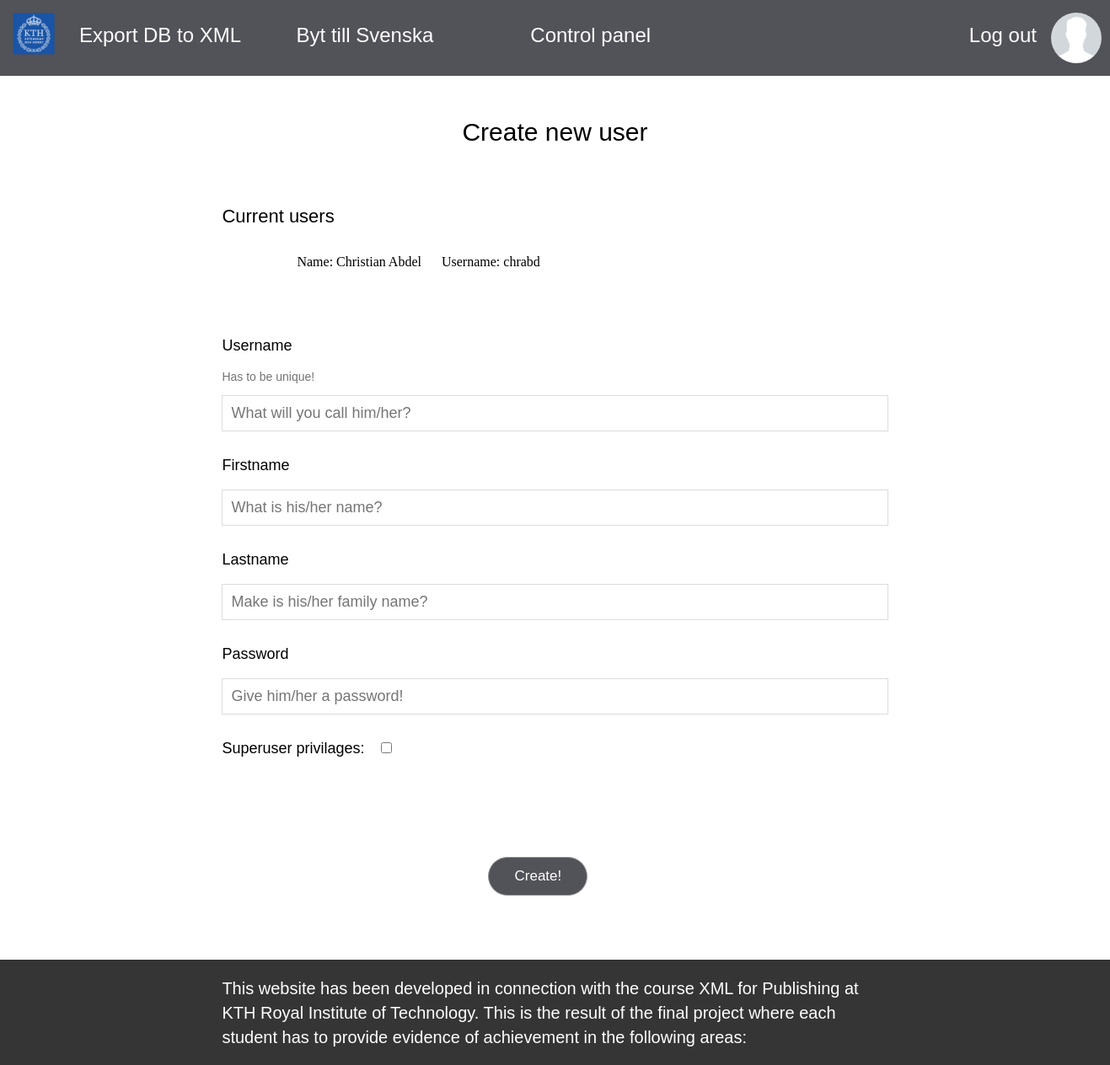
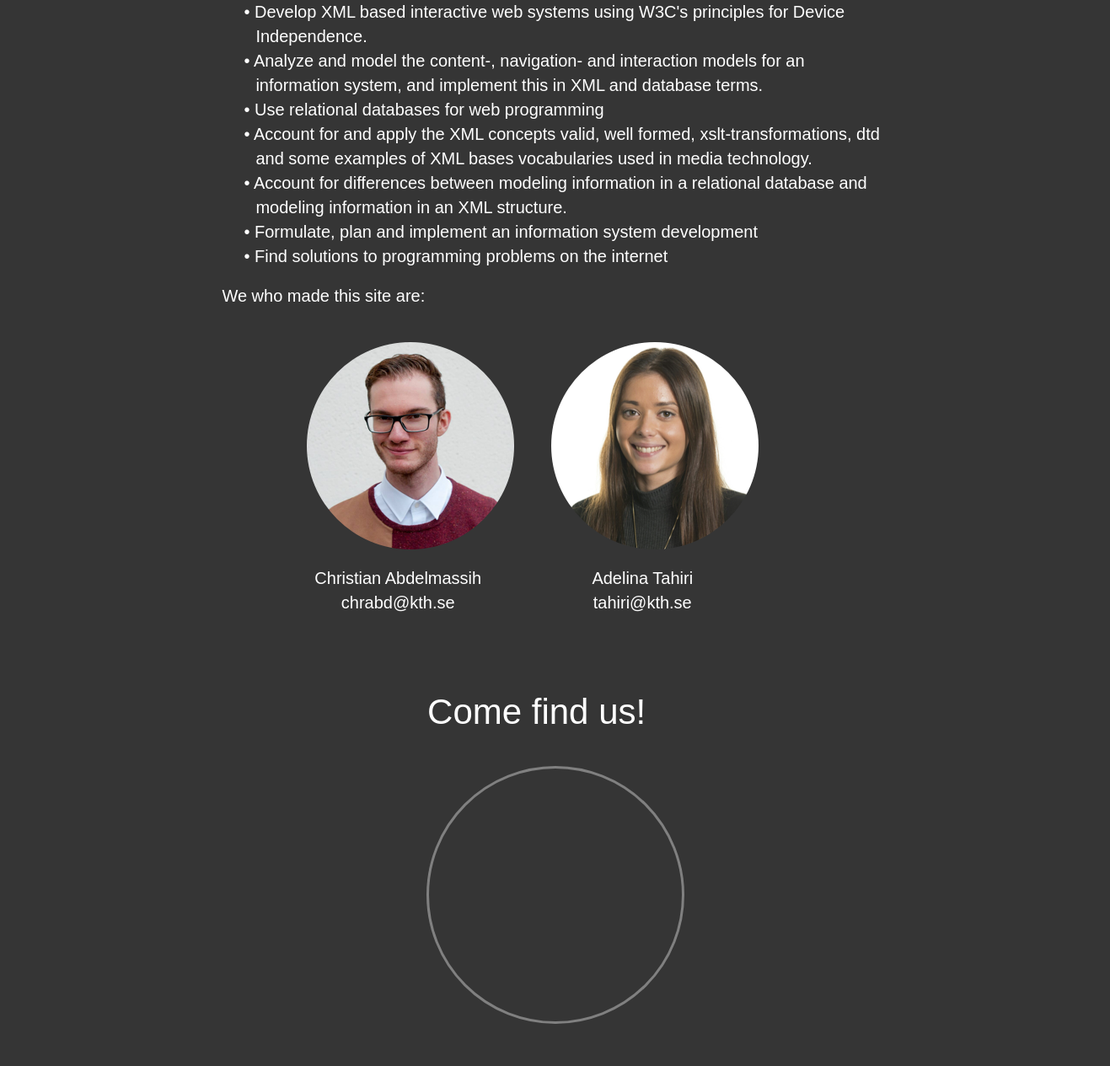
Page /control_panel.php?choice=add_user (signed in) on the committed database (2 pictures, top to bottom).
### tables this page shows
CREATE TABLE `Users` (
  `user_id` int(10) unsigned NOT NULL AUTO_INCREMENT,
  `username` varchar(11) NOT NULL DEFAULT '',
  `firstname` varchar(25) NOT NULL DEFAULT '',
  `lastname` varchar(25) NOT NULL DEFAULT '',
  `password` varchar(40) NOT NULL DEFAULT '',
  `pic_name` varchar(50) NOT NULL DEFAULT 'public/profile_pic/example.jpg',
  `about` varchar(300) DEFAULT '',
  `user_type` tinyint(1) NOT NULL DEFAULT '1',
  PRIMARY KEY (`user_id`),
  UNIQUE KEY `UNIQUE` (`username`)
);

### languages_apply2.php (called while the page is built, shortened)
<?php
$xml = simplexml_load_file("languages.xml");
$lang = array();
foreach($xml->children() as $translation) {
    $used_value = $translation->en;
    $attribute_name = (string)$translation['id'];
    $node_value = $used_value;
    $lang[$attribute_name] = $node_value;
}
?>

### connToMySQL.php (called while the page is built, shortened)
<?php
class MySQL_Handler {
	function mysql_connect($print_status = false) {
		$connect = "local";
		if ($connect == "local") {
			$hostname = "127.0.0.1";
			$username = "root";
			$password = "root";
			$db_name = "proj_xml";
			$port = 8889;
			$socket = "/var/run/mysqld/mysqld.sock";
			$conn = mysqli_connect($hostname, $username, $password, $db_name, $port, $socket);
		}
		elseif ($connect == "CSC") {
			$hostname = "localhost";
			$username = "chrabd";
			$password = "chrabd-xmlpub13";
			$db_name = "chrabd";
			$conn = mysqli_connect($hostname, $username, $password, $db_name);
		}
		mysqli_set_charset($conn, 'utf8');
		$this->conn = $conn;
	}
}
?>

### control_panel.php (the view, shortened to what this page needs)
<?php
	require 'header.php';
	$current_title = "";
	$current_intro = "";
	$current_body = "";
	$r = "";
	$g = "";
	$b = "";
	$mode = "";
	if ($_SESSION["logged_in"] == false) {
		header('location:index.php?error=some_error');
		exit();
	}
	else {
			if (isset($_GET["choice"])) {
				if ($_GET["choice"] == "blogpost") {
					if (isset($_GET["id"]) && isset($_GET["mode"]) )  {
						if (is_numeric($_GET["id"]) && $_GET["mode"] == "edit") {
							require 'connToMySQL.php';
							$MySQLObj = new MySQL_Handler();
							$MySQLObj->mysql_connect();
							$MySQLstatement = $MySQLObj->conn->prepare("SELECT COUNT(1) FROM Blog WHERE blogpost_id=?");
							$MySQLstatement->bind_param("s", $_GET["id"]);
							$MySQLstatement->execute();
							$result = $MySQLstatement->get_result();
							$boolean = $result->fetch_row();
							$boolean = $boolean[0];
							if ($boolean == 1) {
								$MySQLstatement->close();
								$MySQLstatement = $MySQLObj->conn->prepare("SELECT * FROM Blog WHERE blogpost_id=?");
								$MySQLstatement->bind_param("s", $_GET["id"]);
								$MySQLstatement->execute();
								$result = $MySQLstatement->get_result();
								$dict = $result->fetch_assoc();
								$current_title = $dict["title"];
								$current_intro = $dict["intro"];
								$current_body = un_text_format_this($dict["body"]);
								$current_image_path = $dict["image_path"];
								$current_overlay_color = $dict["overlay_color"];
								$color_array = explode(", ", $current_overlay_color);
								$r = $color_array[0];
								$g = $color_array[1];
								$b = $color_array[2];
								$mode = "?mode=alter&id=".$_GET["id"];
							}
						}
					}
					?>
					<div id="menu_wrapper">
						<p id="page_title"><?php echo $lang["menu_new_blogpost"];?></p>
						<form method="post" action="blogposter.php<?php echo $mode; ?>" enctype="multipart/form-data">
							<p class="input_descr"><?php echo $lang["blogpost_title"];?></p>
							<input type="text" name="newpost_title" placeholder="<?php echo $lang["blogpost_placeholder_title"]; ?>" value="<?php echo $current_title; ?>" />
							<p class="input_descr"><?php echo $lang["blogpost_intro"];?></p>
							<input type="text" name="newpost_intro" placeholder="<?php echo $lang["blogpost_placeholder_intro"]; ?>" value="<?php echo $current_intro; ?>"/>
							<p class="input_descr"><?php echo $lang["blogpost_body"]; ?></p>
							<textarea name="newpost_body" placeholder="<?php echo $lang["blogpost_placeholder_body"]; ?>"><?php echo $current_body; ?></textarea>
							<p class="input_descr"><tag class="blogpost_image"></tag></p>
							<input type="file" name="fileToUpload" id="fileToUpload" />
							<p class="input_descr"><?php echo $lang["blogpost_banner"]; ?></p>
							<p class="input_descr3"><?php echo $lang["blogpost_banner_descr"]; ?></p>
							<div class="box">
								<p class="input_descr2"><?php echo $lang["blogpost_banner_r"]; ?></p>
								<input type="text" name="in_red" value="<?php echo $r; ?>"/>
							</div>
							<div class="box">
								<p class="input_descr2"><?php echo $lang["blogpost_banner_g"]; ?></p>
								<input type="text" name="in_green" value="<?php echo $g; ?>"/>
							</div>
							<div class="box">
								<p class="input_descr2"><?php echo $lang["blogpost_banner_b"];?></p>
								<input type="text" name="in_blue" value="<?php echo $b; ?>"/>
							</div>
							<button type="submit"><?php echo $lang["post_blogpost"]; ?></button>
						</form>
					</div>
					<style>
						.input_descr, .input_descr2, .input_descr3 {
							font-family: sans-serif;
						}
						.input_descr {
							font-size: 18px;
							margin-top: 30px;
						}
						.input_descr2, .input_descr3 {
							font-size: 14px;
						}
						.box {
							display: inline-block;
							position: relative;
							bottom: 50px;
						}
						#menu_wrapper {
							margin: auto;
	    					width: 60%;
						}
						#page_title {
	    					font-size: 30px;
	    					font-family: Helvetica;
	    					text-align: center;
	    					margin-top: 50px;
						}
						input[type="file"] {
							position: relative;
							bottom: 100px;
						}
						button[type="submit"] {
							text-align: center;
							color: #FFFFFF;
							background-color: #525259;
							border-radius: 40px;
							border: 1px solid #979797;
							font-size: 17px;
							padding: 12px;
							padding-left: 30px;
							padding-right: 30px;
							position: relative;
							left: 100px;
							margin-top: 100px;
							margin-bottom: 60px;
						}
						button[type="submit"]:hover {
							cursor: pointer;
							cursor: hand;
						}
						input[type="text"], textarea {
							padding: 10px;
							border: solid 1px #dcdcdc;
							transition: box-shadow 0.3s, border 0.3s;
							display: block;
							margin: 0;
							width: 100%;
							font-family: sans-serif;
							font-size: 18px;
							appearance: none;
							box-shadow: none;
							border-radius: none;
						}
						input[type="text"]:focus, input[type="text"].focus, textarea:focus, textarea.focus {
							border: solid 1px #707070;
							box-shadow: 0 0 5px 1px #969696;
						}
						input[type="text"]:focus, textarea:focus {
							outline: none;
						}
						textarea {
							height: 300px;
							margin-bottom: 50px;
						}
						input[type="text"]:focus::-webkit-input-placeholder, textarea:focus::-webkit-input-placeholder, textarea:focus::-webkit-input-placeholder {
							color:transparent;
						}
						input[name="in_red"], input[name="in_green"], input[name="in_blue"] {
							width: 3em;
						}
						input[type="file"] {
							position: relative;
							top: 1px;
						}
					</style>
					<?php
				} elseif (($_GET["choice"] == "add_user"||$_GET["choice"] == "change_user") && $_SESSION["user_type"] == 0) {
					$page_title = $lang["user_create_title"];
					?>
					<div id="menu_wrapper">
						<p id="page_title"><?php echo $page_title; ?></p>
						<p id="page_title2"><?php echo $lang["user_create_current"]; ?></p>
						<?php
							require 'connToMySQL.php';
							$MySQLObj = new MySQL_Handler();
							$MySQLObj->mysql_connect();
							$result = $MySQLObj->conn->query("SELECT count(*) FROM Users WHERE user_id <>'".$_SESSION["user_id"]."' AND username <>'admin';");
							$count = $result->fetch_row();
							$count = $count[0];
							$result = $MySQLObj->conn->query("SELECT user_id, username, firstname, lastname, user_type FROM Users WHERE user_id <>'".$_SESSION["user_id"]."' AND username <>'admin';");
							for ($i=0; $i < $count; $i++) {
							$dict = $result->fetch_assoc();
						?>
						<div class="user_box">
							<p><?php echo $lang["user_create_name"].$dict["firstname"];?> <?php echo $dict["lastname"];?></p>
							<p><?php echo $lang["user_create_username"].": ".$dict["username"];?></p>
						</div>
					<?php
						}
					?>
						<?php
						$container_username = "";
						$container_firstname = "";
						$container_lastname = "";
						$container_su = "";
						$form_action = "edit_users.php?mode=create";
						?>
						<form method="post" action="<?php echo $form_action; ?>">
							<p class="input_descr"><?php echo $lang["user_create_username"]; ?></p>
							<p class="input_descr2"><?php echo $lang["user_username_descr"];?></p>
							<input type="text" name="new_user_username" placeholder="<?php echo $lang['user_username_placeholder'];?>" value="<?php echo $container_username; ?>" />
							<p class="input_descr"><?php echo $lang["user_create_firstname"];?></p>
							<input type="text" name="new_user_firstname" placeholder="<?php echo $lang['user_firstname_placeholder'];?>" value="<?php echo $container_firstname; ?>"/>
							<p class="input_descr"><?php echo $lang["user_create_lastname"]; ?></p>
							<input type="text" name="new_user_lastname" placeholder="<?php echo $lang['user_lastname_placeholder'];?>" value="<?php echo $container_lastname; ?>"/>
							<p class="input_descr"><?php echo $lang["user_create_pwd"];?></p>
							<input type="password" name="new_user_password" placeholder="<?php echo $lang['user_password_placeholder']; ?>"/>
							<p class="input_descr3"><?php echo $lang["user_create_su"];?>: </p><input type="checkbox" name="superuser_priv" <?php echo $container_su; ?> />
							<div id="center">
							<?php
									$val = $lang["user_create_button"];
								?>
								<input type="submit" value="<?php echo $val; ?>"/>
							</div>
						</form>
					</div>
					<?php
				} else {
					header('location:control_panel.php?error=some_error');
					exit();
				}
				?>
			<?php
			} else {
				header('location:index.php?error=some_error');
			}
			?>
	<?php
	}
?>
<?php
	include 'footer.php';
?>

### header.php (shortened to what this page needs)
<?php
	require 'languages_apply2.php';
?>
<div id="head_div">
	<a href="index.php">
		<div id="kth_logo"></div>
	</a>
	<a href="xml_validate.php"><p id="head_menu2"><?php echo $lang['xml_export']; ?></p></a>
	<?php
		if ( $_SESSION["logged_in"] == false ) {
	?>
			<a href="login_page.php"><p class="head_menu"><?php echo $lang['log_in']; ?></p></a>
			<style>
				.head_menu {
					left: 70%;
				} #head_menu4 {
					display: inline-block;
					font-family: Helvetica;
					font-size: 24px;
					color: #FFFFFF;
					position: relative;
					line-height: 29px;
					bottom: 10px;
				}
			</style>
	<?php
		} else {
			if ( $_SESSION["user_type"] == 0||$_SESSION["user_type"] == 1 ) {
				?>
				<a href="control_panel.php"><p class="head_menu"><?php echo $lang['control_panel']; ?></p></a>
				<a href="">
					<div id="profile_pic"></div>
				</a>
				<a href="log_out.php"><p id="head_menu3"><?php echo $lang['log_out']; ?></p></a>
			<?php
			}
		}
		?>
		<a href="set_lang.php"><p id="head_menu4"><?php echo $lang['change_lange']; ?></p></a>
</div>

### footer.php (shortened to what this page needs)
<div id="foot_div">
	<div id="text_wrapper">
		<p class='foot_p'><?php echo $lang["footer_text1"]; ?></p>
		<br>
		<ul>
			<li class='foot_p'><?php echo $lang["footer_text2"]; ?></li>
			<li class='foot_p'><?php echo $lang["footer_text3"]; ?></li>
			<li class='foot_p'><?php echo $lang["footer_text4"]; ?></li>
			<li class='foot_p'><?php echo $lang["footer_text5"]; ?></li>
			<li class='foot_p'><?php echo $lang["footer_text6"]; ?></li>
			<li class='foot_p'><?php echo $lang["footer_text7"]; ?></li>
			<li class='foot_p'><?php echo $lang["footer_text8"]; ?></li>
		</ul>
		<br>
		<p class='foot_p'><?php echo $lang["footer_text9"]; ?></p>
	</div>
	<div id="images_block">
		<div class="person_block">
			<a href="https://se.linkedin.com/in/christianabdelmassih">
				<div id="foot_chris"></div>
			</a>
			<p class="person_text">Christian Abdelmassih<br><a href="mailto:chrabd@kth.se">chrabd@kth.se</a></p>
		</div>
		<div class="person_block">
			<a href="https://se.linkedin.com/in/adelina-tahiri-728b55a1">
				<div id="foot_adde"></div>
			</a>
			<p class="person_text">Adelina Tahiri<br><a href="mailto:tahiri@kth.se">tahiri@kth.se</a></p>
		</div>
	</div>
	<div id="tobecentered"><p id="map-descr"><?php echo $lang["map_descr"]; ?></p></div>
	<div id="map"></div>
</div>

### header.php (style rules this page uses)
#head_menu2 { display: inline-block; font-family: Helvetica; font-size: 24px; color: #FFFFFF; position: relative; line-height: 29px; bottom: 10px; left: 10px; }
.head_menu, #head_menu2, #head_menu3 { display: inline-block; font-family: Helvetica; font-size: 24px; color: #FFFFFF; position: relative; line-height: 29px; margin-left: 20px; bottom: 10px; }
#head_div { background: #525259; }
#kth_logo { width: 60px; height: 60px; display: inline-block; position: relative; left: 15px; top: 15px; background-repeat: no-repeat; }
#kth_logo { background-image: url("public/header/kth.png"); left: 15px; top: 15px; background-size: 50px 50px; }

### control_panel.php (style rules this page uses)
.user_box > p { display: inline-block; margin: 10px; }
.user_box { width: 80%; margin: auto; }
form { margin-top: 70px; }
#center { width: 20%; margin: auto; }
.input_descr, .input_descr3 { font-family: sans-serif; font-size: 18px; margin-top: 30px; }
.input_descr3 { display: inline-block; margin-right: 15px; }
.input_descr2 { font-family: sans-serif; font-size: 14px; color: #747474; }
#menu_wrapper { margin: auto; width: 60%; }
#page_title { font-size: 30px; font-family: Helvetica; text-align: center; margin-top: 50px; }
#page_title2 { font-size: 22px; font-family: Helvetica; margin-top: 70px; }
input[type="submit"] { text-align: center; color: #FFFFFF; background-color: #525259; border-radius: 40px; border: 1px solid #979797; font-size: 17px; padding: 12px; padding-left: 30px; padding-right: 30px; position: relative; margin-top: 100px; margin-bottom: 60px; }
input[type="text"], input[type="password"] { padding: 10px; border: solid 1px #dcdcdc; transition: box-shadow 0.3s, border 0.3s; display: block; margin: 0; width: 100%; font-family: sans-serif; font-size: 18px; appearance: none; box-shadow: none; border-radius: none; }

### footer.php (style rules this page uses)
#map { border: 3px solid gray; height: 300px; width: 300px; border-radius: 100%; overflow:hidden; margin: auto; margin-top: 100px; position: relative; bottom: 50px; -moz-border-radius: 999px; -webkit-border-radius: 999px; -o-border-radius: 999px; }
#map-descr { font-family: Helvetica; color: #FFFFFF; line-height: 29px; margin: 0px; font-size: 42px; }
#tobecentered { width: 23%; margin: auto; margin-top: 50px; }
ul { list-style: none; padding:0; margin:0; }
li { padding-left: 2em; text-indent: -.7em; }
li:before { content: "• "; color: white; }
.foot_p, .person_text { font-family: Helvetica; color: #FFFFFF; line-height: 29px; margin: 0px; }
.foot_p { font-size: 20px; }
.person_text { font-size: 20px; text-align: center; }
a { text-decoration: none; color: #FFFFFF }
.person_block { display: inline-block; }
#text_wrapper { margin: auto; width: 60%; padding: 20px; }
#foot_div { background: #353535; }
#images_block { width: 50%; margin: 0 auto; padding-bottom: 50px; }
#foot_chris, #foot_adde { display: inline-block; margin-top: 10px; width: 246px; height: 246px; position: relative; left: 5%; border-radius: 100px; background-size: 246px 246px; overflow:hidden; margin: 20px; }
#foot_chris { background-image: url("public/footer/chris.png"); }
#foot_adde { background-image: url("public/footer/adde.png"); }

### rows in the picture
users: firstname "Christian", lastname "Abdel", username "chrabd"

### other values in the picture
$lang['xml_export'] "Export DB to XML"
$lang['control_panel'] "Control panel"
$lang['log_out'] "Log out"
$lang['change_lange'] "Byt till Svenska"
$page_title "Create new user"
$lang["user_create_current"] "Current users"
$lang["user_create_username"] "Username"
$lang["user_username_descr"] "Has to be unique!"
$lang["user_create_firstname"] "Firstname"
$lang["user_create_lastname"] "Lastname"
$lang["user_create_pwd"] "Password"
$lang["user_create_su"] "Superuser privilages"
$lang["footer_text2"] "Develop XML based interactive web systems using W3C's principles for Device Independence."
$lang["footer_text3"] "Analyze and model the content-, navigation- and interaction models for an information system, and implement this in XML and database terms."
$lang["footer_text4"] "Use relational databases for web programming"
